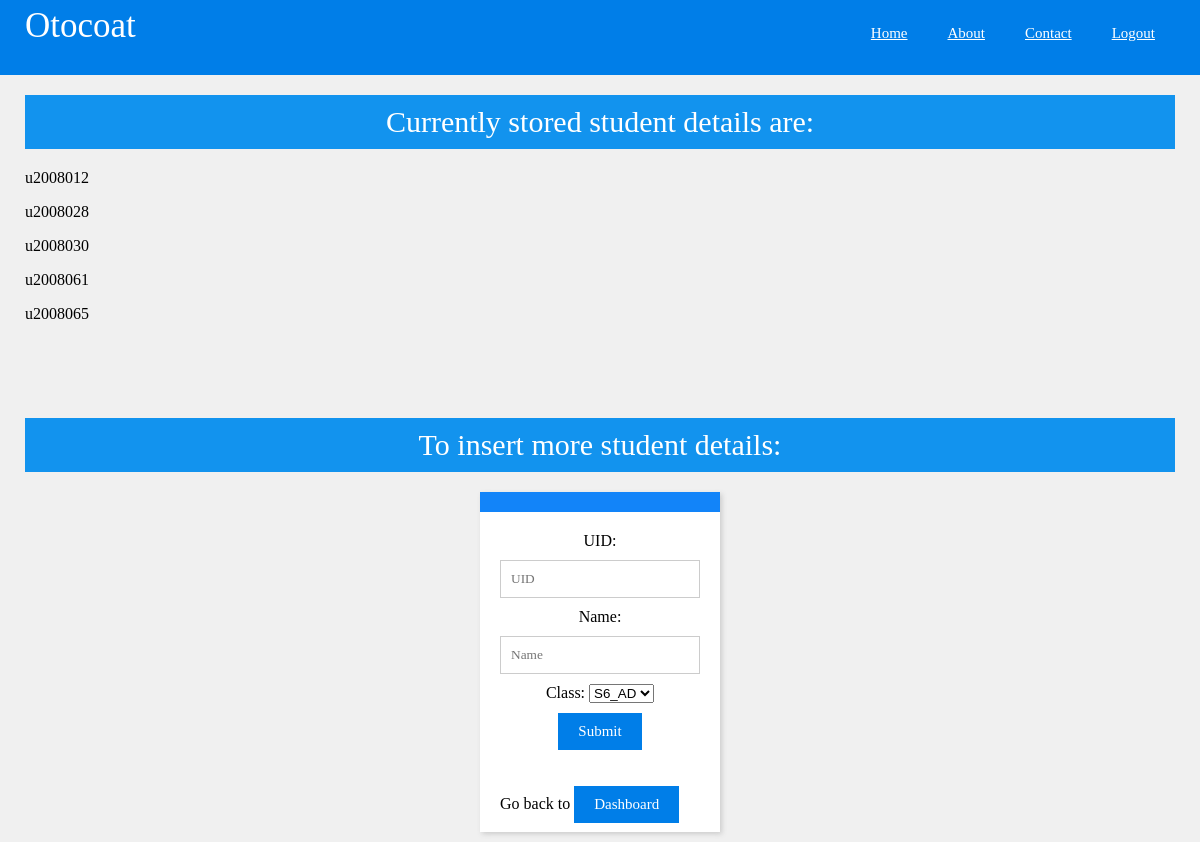
Page /student (signed in) on the earlier database version.
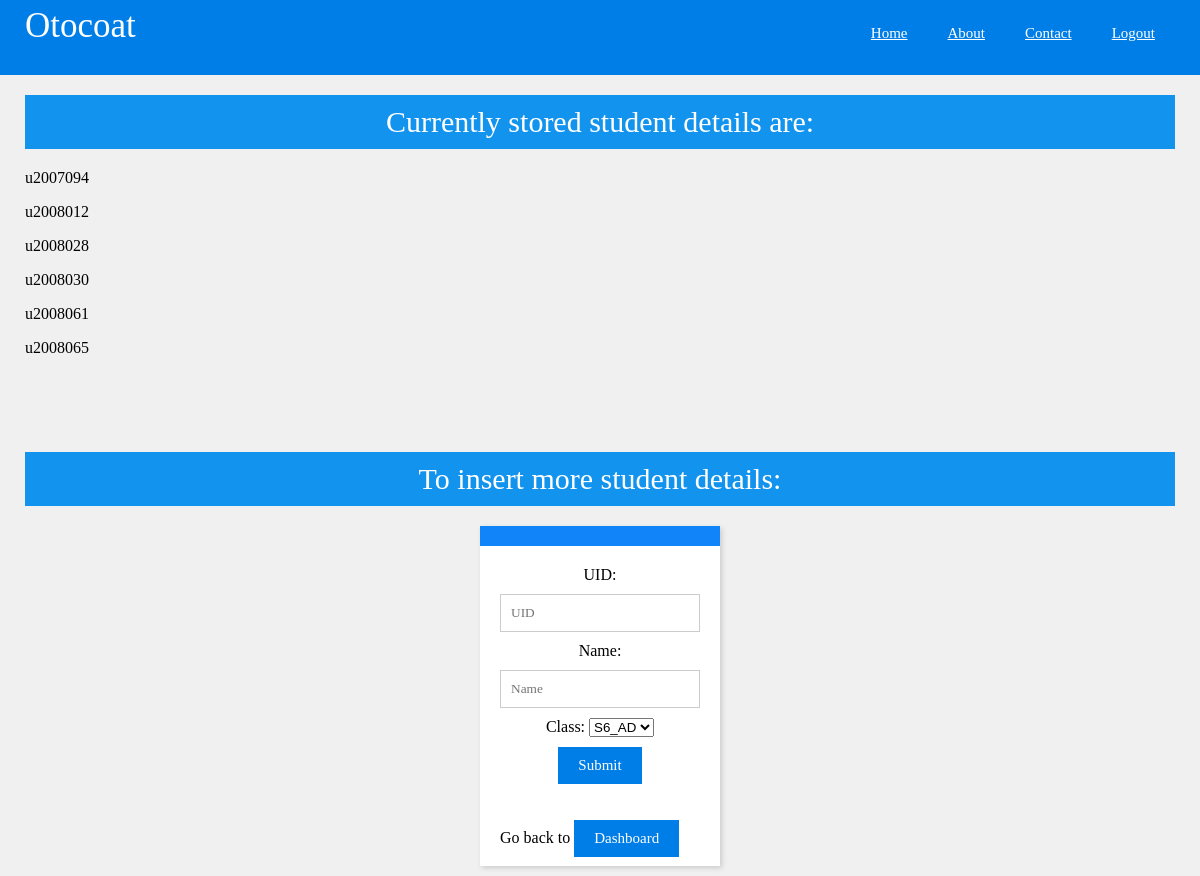
Same page on the later database version.
### models/students.py (models this page shows)
class Students(db.Model):
	uid = db.Column(db.String, primary_key = True)
	name = db.Column(db.String)
	theclass = db.Column(db.String, db.ForeignKey('classes.theclass'))
	assign_1 = db.relationship('Assignment_1', lazy = True)
	assign_2 = db.relationship('Assignment_2', lazy = True)
	endsem = db.relationship("Endsem", lazy = True)
	intern_1 = db.relationship("Internals_1", lazy = True)
	intern_2 = db.relationship("Internals_2", lazy = True)

### routes/student.py (the view, shortened to what this page needs)
@students.route("/student", methods = ["GET", "POST"])
@login_required
def student():
	if request.method == "GET":
		alist = db.session.execute(db.select(Students.uid)).all()
		blist = []
		for i in alist:
			blist.append(i[0])
		clist = db.session.execute(db.select(Classes.theclass)).all()
		dlist = []
		for i in clist:
			dlist.append(i[0])
		return render_template("student.html", thelist = blist, alist = dlist)

### main.py (called while the page is built)
@lm.user_loader
def user_loader(email):
	theusers = db.session.execute(db.select(Users.email)).all()
	users = []
	for i in theusers:
		users.append(i[0])
	if email not in users:
		return
	user = Auser()
	user.id = email
	return user

### templates/student.html (shortened to what this page needs)
<html>
	<head>
		<link rel = "stylesheet" type = "text/css" href = "/static/css/style.css">
	</head>
	<body>
		<div class=nav>
			<div class=margin>
				<h1>Otocoat</h1>
				<div class=link>
					<a href="/index" class=nl>Home</a>
					<a href="/about" class=nl>About</a>
					<a href="/contact" class=nl>Contact</a>
					<a href = "/logout" class = nl>Logout</a>
				</div>
			</div>
		</div>
		<div class=margin>
			<h5>Currently stored student details are:</h5>
			{% for i in thelist %}
			<p>{{i}}</p>
			{% endfor %}
			<h5>To insert more student details:</h5>
			<center>
				<div class=j>
					<h3></h3>
			<form method = "post" autocomplete="off">
				<div class = "TextBoxdiv">
					<label for = "uid">UID: </label>
					<input type = "text" name = "uid" placeholder = "UID" id = "uid">
				</div>
				<div class = "TextBoxdiv">
					<label for = "name">Name: </label>
					<input type = "text" name = "name" placeholder = "Name" id = "name">
				</div>
				<div class = "TextBoxdiv">
					<label for = "classes">Class: </label>
					<select id = "classes" name = "classy">
						{% for i in alist %}
						<option value = "{{i}}">{{i}}</option>
						{% endfor %}
					</select>
				</div>
				<button>Submit</button>
			</form>
			<p>Go back to <a href = "/dash"><button>Dashboard</button></a></p>
	</body>
</html>

Differences in the rows shown:
added Students: uid "u2007094"
